Frame 1 (no input): blank canvas, image omitted
Frame 60 (the mouse pressed at the canvas centre just before this capture): blank canvas, image omitted
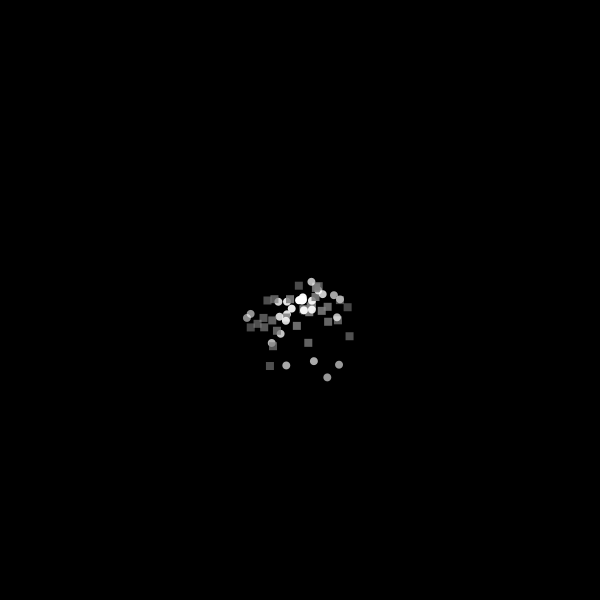
Frame 120 (the mouse held since frame 60 and released just before this capture)

The Processing sketch whose frames 1 and 60 were blank and that drew this single picture after the mouse press (run headless with seeded random() and noise(); from frame 60 on, the mouse is pressed at the canvas centre):

// Processing sketch: Sq_and_Round_Particles
// ── Sq_and_Round_Particles.pde
ArrayList<System> sys;

void setup() {
  size(600, 600);
  sys = new ArrayList<System>();
}

void mousePressed() {
  sys.add(new System(new PVector(mouseX, mouseY)));
}

void draw() {
  background(0);
  for (System s : sys) {
    s.run();
    s.addB();
  }
}

// ── Body.pde
class Body {
  PVector pos, vel, acc;
  
  float r, life;
  Body(PVector _pos) {
    pos = new PVector(_pos.x, _pos.y);
    vel = PVector.random2D();
    acc = new PVector();
    r = 4;
    life = 255;
  }
  
  boolean dead() {
    return life == 0;
  }
  
  void applyForce(PVector _force) {
    acc.add(_force);
  }
  
  void update() {
    vel.add(acc);
    pos.add(vel);
    life -= 2;
    acc.mult(0);
  }
  
  void render() {
    fill(255, life);
    noStroke();
    ellipse(pos.x, pos.y, r * 2, r * 2);
  }
}

// ── SqBody.pde
class SqBody extends Body {
  SqBody(PVector _pos) {
    super(_pos);
  }
  
  void render() {
    fill(127, life);
    noStroke();
    rect(pos.x, pos.y, r * 2, r * 2);
  }
}

// ── System.pde
class System {
  ArrayList<Body> bodies;
  PVector g, pos;
  System(PVector _pos) {
    pos = _pos.copy();
    g = new PVector(0, 0.025);
    bodies = new ArrayList<Body>();
  }

  void addB() {
    if (random(1) < 0.4) {
      bodies.add(new SqBody(pos));
    } else {
      bodies.add(new Body(pos));
    }
  }

  void run() {
    for (int i = bodies.size() - 1; i >= 0; i--) {
      Body b = bodies.get(i);
      b.render();
      b.update();
      b.applyForce(g);

      if (b.dead()) {
        bodies.remove(i);
      }
    }
  }
}
